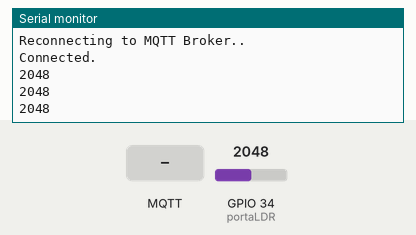
Recording of a sketch running on a simulated ESP32. Shown: the last lines printed to the serial monitor. The inputs (shaded band) are chosen by the test bench; at power-on: GPIO 34 (portaLDR) = 2048. WiFi joins after 1.5 s; servers stay silent unless stated; random numbers use the default seed unless the sketch sets one; no MQTT or app messages arrive unless stated.

Above: at 3.7 s.
3.8 s: MQTT message "1" arrives on the first subscribed topic
At 5.4 s:
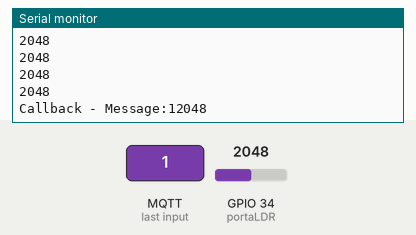
6.0 s: MQTT message "on" arrives on the first subscribed topic
At 7.4 s:
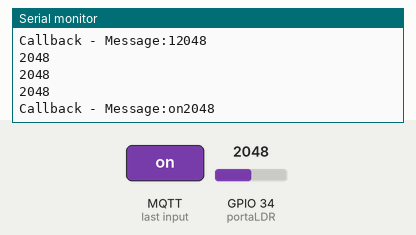
8.0 s: MQTT message "off" arrives on the first subscribed topic
At 9.2 s:
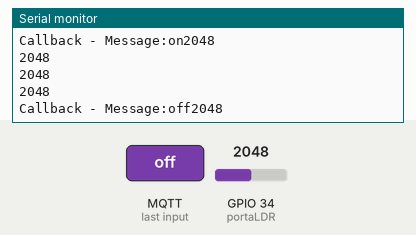
10.0 s: GPIO 34 (portaLDR) set to 2866
At 11.3 s:
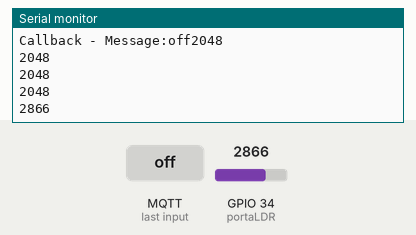
11.5 s: GPIO 34 (portaLDR) set to 3603
At 12.4 s:
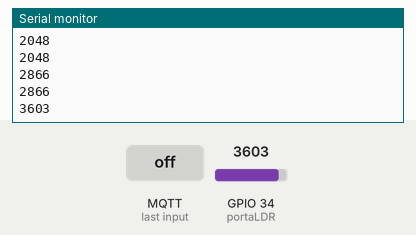
Timing chart, 0 to 14.0 s (numbered marks = the images above; inputs shaded):
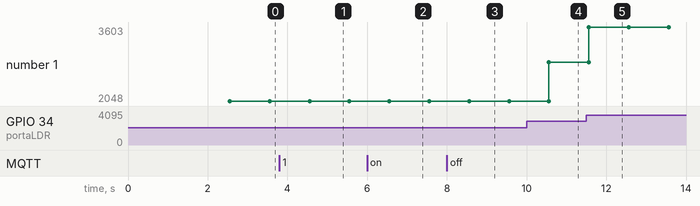

The sketch:

MQTTLighting.ino
```cpp
#include <Arduino.h>
#include <WiFi.h>
#include <PubSubClient.h>
#define portaLDR 34

WiFiClient wifiClient;
PubSubClient mqttClient(wifiClient);
char *mqttServer = "broker.hivemq.com";
int mqttPort = 1883;
const char *SSID = "brisa-1471954";
const char *PWD = "l5kvx6ru";
void connectToWiFi() {
  Serial.print("Connecting to ");
WiFi.begin(SSID, PWD);
  Serial.println(SSID);
  while (WiFi.status() != WL_CONNECTED) {
    Serial.print(".");
    delay(500);
  }
  Serial.print("Connected.");

}
void setupMQTT() {
  mqttClient.setServer(mqttServer, mqttPort);
  // set the callback function
  mqttClient.setCallback(callback);
}
void setup() {
  Serial.begin(115200);
  delay(1000);
  /*
  while(true){
    delay(500);
    int val = analogRead(portaLDR);
    Serial.println(val);
  }
  */
  connectToWiFi();
  setupMQTT();
}
void reconnect() {
  Serial.println("Connecting to MQTT Broker...");
  while (!mqttClient.connected()) {
      Serial.println("Reconnecting to MQTT Broker..");
      String clientId = "ESP32Client-";
      clientId += String(random(0xffff), HEX);

      if (mqttClient.connect(clientId.c_str())) {
        Serial.println("Connected.");
        // subscribe to topic
        mqttClient.subscribe("lighting");
      }

  }
}
void loop() {
  int val = analogRead(portaLDR);
  char str[80];
  if (!mqttClient.connected())
    reconnect();
  mqttClient.loop();
  Serial.println(val);
  delay(1000);
  sprintf(str, "%d", val);
  Serial.println(str);
  mqttClient.publish("lighting", str);
}
void callback(char* topic, byte* payload, unsigned int length) {
  Serial.print("Callback - ");
  Serial.print("Message:");
  for (int i = 0; i < length; i++) {
    Serial.print((char)payload[i]);
  }
}
```

Measured:
- after the input at 3.8 s, the serial monitor: prints a new line after 0.76 s (image 1)
- after the input at 6.0 s, the serial monitor: prints a new line after 0.56 s (image 2)
- after the input at 8.0 s, the serial monitor: prints a new line after 0.56 s (image 3)
- after the input at 10.0 s, the serial monitor: prints a new line after 0.56 s (image 4)
- after the input at 11.5 s, the serial monitor: prints a new line after 0.06 s (image 5)
- plotted number 1: 2048 → 2866 after the input at 10.0 s, 2866 → 3603 after the input at 11.5 s
